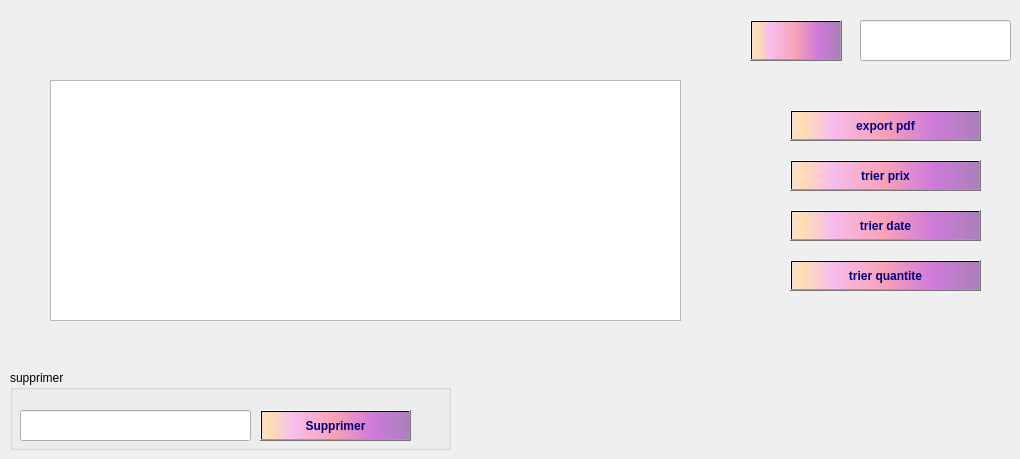
          <widget class="QWidget" name="tab_26">
           <attribute name="title">
            <string>Afficher facture</string>
           </attribute>
           <widget class="QTableView" name="tableViewFactures">
            <property name="geometry">
             <rect>
              <x>50</x>
              <y>80</y>
              <width>631</width>
              <height>241</height>
             </rect>
            </property>
            <property name="cursor" stdset="0">
             <cursorShape>ArrowCursor</cursorShape>
            </property>
            <property name="mouseTracking">
             <bool>true</bool>
            </property>
           </widget>
           <widget class="QPushButton" name="rechercher_button_6">
            <property name="geometry">
             <rect>
              <x>750</x>
              <y>20</y>
              <width>92</width>
              <height>41</height>
             </rect>
            </property>
            <property name="font">
             <font>
              <pointsize>9</pointsize>
              <bold>true</bold>
             </font>
            </property>
            <property name="styleSheet">
             <string notr="true">background-color: qlineargradient(spread:pad, x1:1, y1:0, x2:1, y2:0, stop:0.919598 rgba(255, 0, 111, 255), stop:0.98 rgba(0, 0, 0, 255), stop:1 rgba(235, 148, 61, 255));
color: rgb(0, 0, 127);
background-color: qlineargradient(spread:pad, x1:0, y1:0, x2:1, y2:0, stop:0.0100503 rgba(252, 222, 204, 255), stop:0.0502513 rgba(254, 223, 175, 255), stop:0.211055 rgba(246, 189, 237, 255), stop:0.487437 rgba(249, 162, 183, 255), stop:0.753769 rgba(206, 122, 218, 255), stop:1 rgba(170, 128, 185, 255));</string>
            </property>
            <property name="text">
             <string/>
            </property>
            <property name="icon">
             <iconset resource="ressouces.qrc">
              <normaloff>:/images/search.png</normaloff>:/images/search.png</iconset>
            </property>
            <property name="iconSize">
             <size>
              <width>50</width>
              <height>30</height>
             </size>
            </property>
           </widget>
           <widget class="QGroupBox" name="groupBox_10">
            <property name="geometry">
             <rect>
              <x>10</x>
              <y>370</y>
              <width>441</width>
              <height>80</height>
             </rect>
            </property>
            <property name="title">
             <string>supprimer</string>
            </property>
            <widget class="QPushButton" name="pushButtonSupprimerFacture">
             <property name="geometry">
              <rect>
               <x>250</x>
               <y>40</y>
               <width>151</width>
               <height>31</height>
              </rect>
             </property>
             <property name="font">
              <font>
               <pointsize>9</pointsize>
               <bold>true</bold>
              </font>
             </property>
             <property name="styleSheet">
              <string notr="true">background-color: qlineargradient(spread:pad, x1:1, y1:0, x2:1, y2:0, stop:0.919598 rgba(255, 0, 111, 255), stop:0.98 rgba(0, 0, 0, 255), stop:1 rgba(235, 148, 61, 255));
color: rgb(0, 0, 127);
background-color: qlineargradient(spread:pad, x1:0, y1:0, x2:1, y2:0, stop:0.0100503 rgba(252, 222, 204, 255), stop:0.0502513 rgba(254, 223, 175, 255), stop:0.211055 rgba(246, 189, 237, 255), stop:0.487437 rgba(249, 162, 183, 255), stop:0.753769 rgba(206, 122, 218, 255), stop:1 rgba(170, 128, 185, 255));</string>
             </property>
             <property name="text">
              <string>Supprimer</string>
             </property>
             <property name="icon">
              <iconset>
               <normaloff>:/supprimer.png</normaloff>:/supprimer.png</iconset>
             </property>
             <property name="iconSize">
              <size>
               <width>20</width>
               <height>20</height>
              </size>
             </property>
            </widget>
            <widget class="QLineEdit" name="lineEditSupprimerID">
             <property name="geometry">
              <rect>
               <x>10</x>
               <y>40</y>
               <width>231</width>
               <height>31</height>
              </rect>
             </property>
            </widget>
           </widget>
           <widget class="QLineEdit" name="CODE_FORMATION_4">
            <property name="geometry">
             <rect>
              <x>860</x>
              <y>20</y>
              <width>151</width>
              <height>41</height>
             </rect>
            </property>
           </widget>
           <widget class="QPushButton" name="pushButtonAjouter_5">
            <property name="geometry">
             <rect>
              <x>790</x>
              <y>110</y>
              <width>191</width>
              <height>31</height>
             </rect>
            </property>
            <property name="font">
             <font>
              <pointsize>9</pointsize>
              <bold>true</bold>
             </font>
            </property>
            <property name="styleSheet">
             <string notr="true">background-color: qlineargradient(spread:pad, x1:1, y1:0, x2:1, y2:0, stop:0.919598 rgba(255, 0, 111, 255), stop:0.98 rgba(0, 0, 0, 255), stop:1 rgba(235, 148, 61, 255));
color: rgb(0, 0, 127);
background-color: qlineargradient(spread:pad, x1:0, y1:0, x2:1, y2:0, stop:0.0100503 rgba(252, 222, 204, 255), stop:0.0502513 rgba(254, 223, 175, 255), stop:0.211055 rgba(246, 189, 237, 255), stop:0.487437 rgba(249, 162, 183, 255), stop:0.753769 rgba(206, 122, 218, 255), stop:1 rgba(170, 128, 185, 255));</string>
            </property>
            <property name="text">
             <string>export pdf</string>
            </property>
            <property name="icon">
             <iconset>
              <normaloff>:/ajouter.png</normaloff>:/ajouter.png</iconset>
            </property>
            <property name="iconSize">
             <size>
              <width>25</width>
              <height>50</height>
             </size>
            </property>
           </widget>
           <widget class="QPushButton" name="pushButtonAjouter_6">
            <property name="geometry">
             <rect>
              <x>790</x>
              <y>160</y>
              <width>191</width>
              <height>31</height>
             </rect>
            </property>
            <property name="font">
             <font>
              <pointsize>9</pointsize>
              <bold>true</bold>
             </font>
            </property>
            <property name="styleSheet">
             <string notr="true">background-color: qlineargradient(spread:pad, x1:1, y1:0, x2:1, y2:0, stop:0.919598 rgba(255, 0, 111, 255), stop:0.98 rgba(0, 0, 0, 255), stop:1 rgba(235, 148, 61, 255));
color: rgb(0, 0, 127);
background-color: qlineargradient(spread:pad, x1:0, y1:0, x2:1, y2:0, stop:0.0100503 rgba(252, 222, 204, 255), stop:0.0502513 rgba(254, 223, 175, 255), stop:0.211055 rgba(246, 189, 237, 255), stop:0.487437 rgba(249, 162, 183, 255), stop:0.753769 rgba(206, 122, 218, 255), stop:1 rgba(170, 128, 185, 255));</string>
            </property>
            <property name="text">
             <string>trier prix</string>
            </property>
            <property name="icon">
             <iconset>
              <normaloff>:/ajouter.png</normaloff>:/ajouter.png</iconset>
            </property>
            <property name="iconSize">
             <size>
              <width>25</width>
              <height>50</height>
             </size>
            </property>
           </widget>
           <widget class="QPushButton" name="pushButtonAjouter_7">
            <property name="geometry">
             <rect>
              <x>790</x>
              <y>210</y>
              <width>191</width>
              <height>31</height>
             </rect>
            </property>
            <property name="font">
             <font>
              <pointsize>9</pointsize>
              <bold>true</bold>
             </font>
            </property>
            <property name="styleSheet">
             <string notr="true">background-color: qlineargradient(spread:pad, x1:1, y1:0, x2:1, y2:0, stop:0.919598 rgba(255, 0, 111, 255), stop:0.98 rgba(0, 0, 0, 255), stop:1 rgba(235, 148, 61, 255));
color: rgb(0, 0, 127);
background-color: qlineargradient(spread:pad, x1:0, y1:0, x2:1, y2:0, stop:0.0100503 rgba(252, 222, 204, 255), stop:0.0502513 rgba(254, 223, 175, 255), stop:0.211055 rgba(246, 189, 237, 255), stop:0.487437 rgba(249, 162, 183, 255), stop:0.753769 rgba(206, 122, 218, 255), stop:1 rgba(170, 128, 185, 255));</string>
            </property>
            <property name="text">
             <string>trier date</string>
            </property>
            <property name="icon">
             <iconset>
              <normaloff>:/ajouter.png</normaloff>:/ajouter.png</iconset>
            </property>
            <property name="iconSize">
             <size>
              <width>25</width>
              <height>50</height>
             </size>
            </property>
           </widget>
           <widget class="QPushButton" name="pushButtonAjouter_8">
            <property name="geometry">
             <rect>
              <x>790</x>
              <y>260</y>
              <width>191</width>
              <height>31</height>
             </rect>
            </property>
            <property name="font">
             <font>
              <pointsize>9</pointsize>
              <bold>true</bold>
             </font>
            </property>
            <property name="styleSheet">
             <string notr="true">background-color: qlineargradient(spread:pad, x1:1, y1:0, x2:1, y2:0, stop:0.919598 rgba(255, 0, 111, 255), stop:0.98 rgba(0, 0, 0, 255), stop:1 rgba(235, 148, 61, 255));
color: rgb(0, 0, 127);
background-color: qlineargradient(spread:pad, x1:0, y1:0, x2:1, y2:0, stop:0.0100503 rgba(252, 222, 204, 255), stop:0.0502513 rgba(254, 223, 175, 255), stop:0.211055 rgba(246, 189, 237, 255), stop:0.487437 rgba(249, 162, 183, 255), stop:0.753769 rgba(206, 122, 218, 255), stop:1 rgba(170, 128, 185, 255));</string>
            </property>
            <property name="text">
             <string>trier quantite</string>
            </property>
            <property name="icon">
             <iconset>
              <normaloff>:/ajouter.png</normaloff>:/ajouter.png</iconset>
            </property>
            <property name="iconSize">
             <size>
              <width>25</width>
              <height>50</height>
             </size>
            </property>
           </widget>
          </widget>
